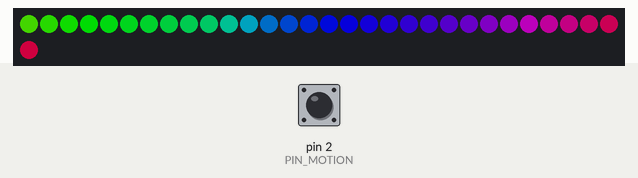
Recording of a program running on a simulated Arduino Pro Mini, built with avr-gcc and run on an emulated ATmega328P. On the bench: 31 RGB LEDs in strip order, left to right, continuing on the next row. The test bench sets the inputs (shaded band); at power-on: pin 2 (PIN_MOTION) HIGH. Dim RGB values are drawn brighter than linear.

Above: at 1.2 s.
1.3 s: pin 2 (PIN_MOTION) driven LOW
At 1.67 s:
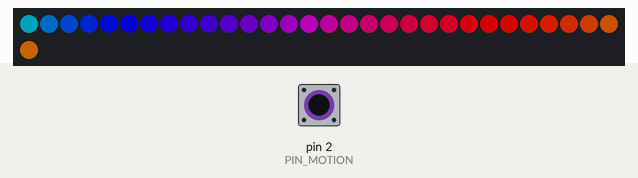
3.9 s: pin 2 (PIN_MOTION) pulsed HIGH 5 times (0.12 s each, 0.3 s apart)
At 4.74 s:
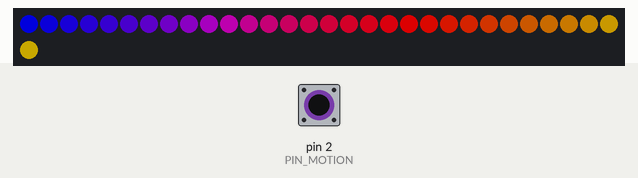
7.0 s: pin 2 (PIN_MOTION) pulsed HIGH 2 times (0.12 s each, 0.3 s apart)
At 7.79 s:
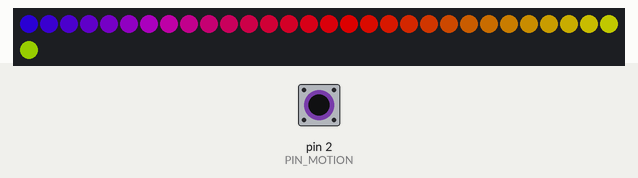

Measured:
- after the input at 1.3 s, the LEDs: change after 0.23 s (image 1)
- after the input at 3.9 s, the LEDs: first differ from a run without the input after 0.38 s (image 2 shows a later state)

The program:

main.cpp
```cpp
#include <Arduino.h>
#include <avr/power.h>
#include "FastLED.h"

#define WS2812_PIN 6
#define PIN_MOTION 2
#define NUM_LEDS 31

CRGB leds[NUM_LEDS];
volatile uint8_t led_mode = 1;
volatile uint8_t hue = 0;
volatile uint8_t update_leds = 0;
static uint8_t led_brightness = 150;

ISR(TIMER1_COMPA_vect) {
	update_leds = 1;
	fill_rainbow(leds, NUM_LEDS, hue++, 5);
}

void int_handler() {
	led_mode = 2;
}

void stop_timer1() {
	noInterrupts();
	TCCR1A = 0;
	TCCR1B = 0;
	TCNT1 = 0;

	interrupts();
}

// ~ 22ms
void setup_timer1() {
	noInterrupts();
	TCCR1A = 0;
	TCCR1B = 0;
	TCNT1 = 0;

	OCR1A = 170;
	TCCR1B |= _BV(WGM12);
	TCCR1B |= _BV(CS10);
	TCCR1B |= _BV(CS12);
	TIMSK1 |= _BV(OCIE1A);
	interrupts();
}

void setup() {
	// disable ADC
	ADCSRA &= ~(1 << 7);
	power_adc_disable();

	power_spi_disable();
	power_twi_disable();
	power_usart0_disable();

	pinMode(PIN_MOTION, INPUT);

	attachInterrupt(digitalPinToInterrupt(PIN_MOTION), int_handler, FALLING);

	FastLED.addLeds<WS2812B, WS2812_PIN, GRB>(leds, NUM_LEDS);
	FastLED.setBrightness(led_brightness);

	setup_timer1();
}

void loop() {
	if (update_leds == 1) {
		update_leds = 0;
		FastLED.show();
	}
	if (led_mode == 2) {
		stop_timer1();
		noInterrupts();

		fill_solid(leds, NUM_LEDS, CRGB::Blue);
		FastLED.show();
		delay(700);

		fill_solid(leds, NUM_LEDS, CRGB::Red);
		FastLED.show();
		delay(600);

		fill_solid(leds, NUM_LEDS, CRGB::Blue);
		FastLED.show();
		delay(700);

		fill_rainbow(leds, NUM_LEDS, hue++, 5);
		FastLED.show();
		interrupts();
		setup_timer1();

		led_mode = 1;
	}
}
```
